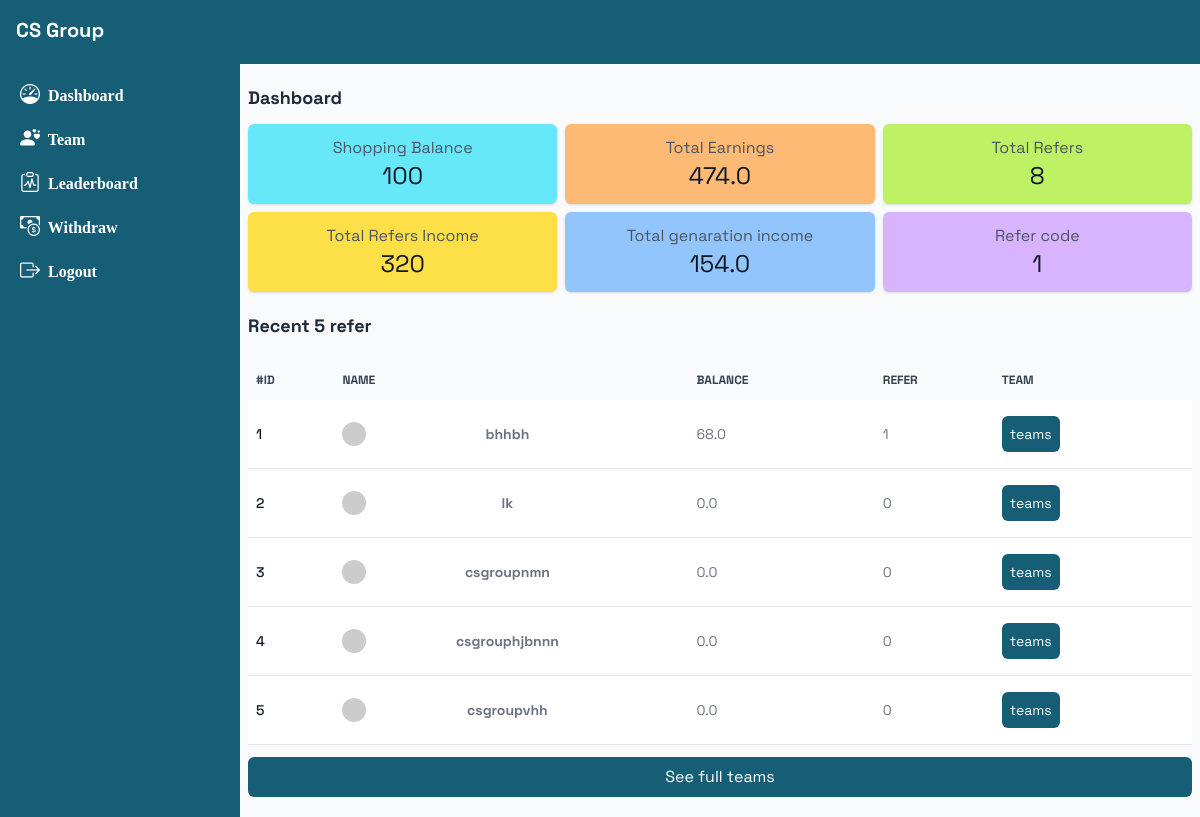
The app's page /dashboard (signed in) with its own data.
### base/models.py (models this page shows, shortened)
class Profile(models.Model):
    user = models.ForeignKey(User, on_delete=models.CASCADE)
    name = models.CharField(max_length=200)
    title = models.CharField(max_length=200, null=True, blank=True)
    number = models.CharField(max_length=50)
    balance = models.FloatField(default=00)
    shopping_balance = models.IntegerField(default=0)
    refer_link = models.CharField(max_length=100)
    is_verified = models.BooleanField(default=False)
    referred_by = models.ForeignKey(User, related_name='teams', null=True, blank=True, on_delete=models.CASCADE)
    def total_refer(self):
        return Referral.objects.filter(referrer=self, generation=1).count()
    def total_refer_income(self):
        tf = Referral.objects.filter(referrer=self, generation=1).count()
        return 40 * tf
    def total_gen_income(self):
        if self.balance == 0:
            return 00
        tf = Referral.objects.filter(referrer=self, generation=1).count()
        refincome = tf * 40
        return self.balance - refincome

class Referral(models.Model):
    referrer = models.ForeignKey(Profile, on_delete=models.CASCADE, related_name='referrals_made')
    referred_user = models.ForeignKey(Profile, on_delete=models.CASCADE, related_name='referrals_received')
    generation = models.PositiveIntegerField()

### base/views.py (the view)
# urls.py: path('dashboard', dashboard),
def dashboard(request):
    if request.user.is_authenticated:
        pr = Profile.objects.get(user=request.user)
        r = pr.total_refer()
        rf = Referral.objects.filter(referrer=pr, generation=1).order_by('-id')[0:5]
        context = {'rf':rf, 'r':r, 'p':pr}
        return render(request, 'dashhome.html', context)
    return render(request, 'login.html')

### templates/dashhome.html (shortened to what this page needs)
{% extends 'dash.html' %}
{% block body %}
{% if p.is_verified %}
<section>
<div class="my-3">
<h2 class=" font-bold text-gray-800 text-lg">Dashboard</h2>
</div>
    <div class="info grid grid-cols-2 md:grid-cols-3 gap-2">
        <div class="bg-cyan-300 card p-3 rounded-md shadow flex flex-col items-center justify-center">
            <h2 class="text-gray-600 text-md"> Shopping Balance</h2>
            <p class="text-2xl text-gray-900">100</p>
        </div>
        <div class="bg-orange-300 card p-3 rounded-md shadow flex flex-col items-center justify-center">
            <h2 class="text-gray-600 text-md">Total Earnings</h2>
            <p class="text-2xl text-gray-900">{{p.balance}}</p>
        </div>
        <div class="card p-3 bg-lime-300 rounded-md shadow flex flex-col items-center justify-center">
            <h2 class="text-gray-600 text-md"> Total Refers</h2>
            <p class="text-2xl text-gray-900">{{r}}</p>
        </div>
<div class="card p-3 bg-yellow-300 rounded-md shadow flex flex-col items-center justify-center">
            <h2 class="text-center text-gray-600 text-md"> Total Refers Income</h2>
            <p class="text-2xl text-gray-900">{{p.total_refer_income}}</p>
        </div>
        <div class="card p-3 bg-blue-300 rounded-md shadow flex flex-col items-center justify-center">
            <h2 class="text-gray-600 text-center text-md">Total genaration income</h2>
            <p class="text-2xl text-gray-900">{{p.total_gen_income}}</p>
        </div>
        <div class="card p-3 bg-purple-300 rounded-md shadow flex flex-col items-center justify-center">
            <h2 class="text-gray-600 text-md">Refer code</h2>
            <p class="text-2xl text-gray-900">{{p.refer_link}}</p>
        </div>
    </div>
<div class="my-5">
<h2 class="mt-5 font-bold text-gray-800 text-lg">Recent 5 refer</h2>
</div>
<div class="relative overflow-x-auto z-0">
    <table class="w-full text-sm text-left rtl:text-right text-gray-500">
        <thead class="text-xs text-gray-700 uppercase bg-gray-50">
            <tr>
                <th scope="col" class="px-2 py-3">
                    #id
                </th>
                <th scope="col" class="px-6 py-3">
                    name
                </th>
                <th scope="col" class="px-6 py-3">
                    balance
                </th>
                <th scope="col" class="px-2 py-3">
                    refer
                </th>
               <th scope="col" class="px-6 py-3">
                    team
                </th>
            </tr>
        </thead>
        <tbody class="">
{% for ru in rf %}
            <tr class="bg-white  border-b">
                <th scope="row" class="px-2 py-4 font-medium text-gray-900 whitespace-nowrap ">
                    {{ forloop.counter }}
                </th>
                <td class="px-6 py-4">
                   <div class="flex gap-1 md:gap-0">
<img class="w-6 rounded-3xl"  src="https://api.dicebear.com/8.x/initials/svg?seed={{ru.referred_user.user}}">
<p class="m-auto font-bold">{{ru.referred_user.user}}</p>
</div>
                </td>
                <td class="px-6 py-4">
                    {{ru.referred_user.balance}}
                </td>
                <td class="px-2 py-4">
                    {{ru.referred_user.total_refer}}
                </td>
<td class="px-6 py-4">
                   <a href=""><button class="p-2 rounded-md bg-cyan-800 text-white">teams</button>
                </td>
            </tr>
         {% endfor %}
        </tbody>
    </table>
     <a href="/temas">
    <button class="p-2 w-full bg-cyan-800 text-white my-3 rounded-md">See full teams</button>
     </a>
</div>
</section>
{% endif %}
{% endblock %}

### templates/dash.html (style rules this page uses)
body { font-family: "Space Grotesk", sans-serif; }

### records on screen
Profile: balance "474.0", total_refer_income "320", total_gen_income "154.0", refer_link "1"
Referral: referred_user.user "bhhbh", referred_user.balance "68.0", referred_user.total_refer "1"
Referral: referred_user.user "lk", referred_user.balance "0.0", referred_user.total_refer "0"
Referral: referred_user.user "csgroupnmn", referred_user.balance "0.0", referred_user.total_refer "0"
Referral: referred_user.user "csgrouphjbnnn", referred_user.balance "0.0", referred_user.total_refer "0"
Referral: referred_user.user "csgroupvhh", referred_user.balance "0.0", referred_user.total_refer "0"

### other values on screen
{{ r }} "8"
